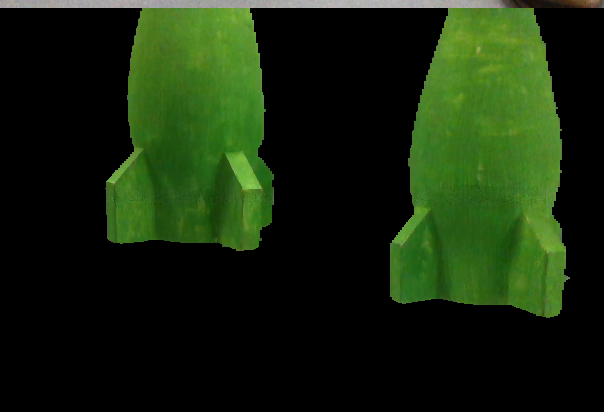
#> input picture tutorial_pkg/scripts/Testgreen.png, 604 x 412 px
$ python test_script.py
#> lines starting #> are read from the running program, lines starting #| are printed output that depends on the picture; after the words box and inside, x2 and y2 are one past the last pixel; in counts of white or black regions, pixels touching at a corner belong together
import cv2
import numpy as np

# Charger l'image
image = cv2.imread('Testgreen.png')
#> image is the input picture: shape (412, 604, 3); mean B, G, R 12.3, 38.4, 22.1

# Convertir l'image en HSV
hsv_image = cv2.cvtColor(image, cv2.COLOR_BGR2HSV)
#> hsv_image: shape (412, 604, 3); mean H, S, V 16, 57.6, 38.4

# Définir la plage de couleur verte en HSV
lower_green = np.array([35, 50, 50])  # Valeur min pour le vert
upper_green = np.array([85, 255, 255])  # Valeur max pour le vert

# Créer un masque pour les pixels verts
mask_green = cv2.inRange(hsv_image, lower_green, upper_green)
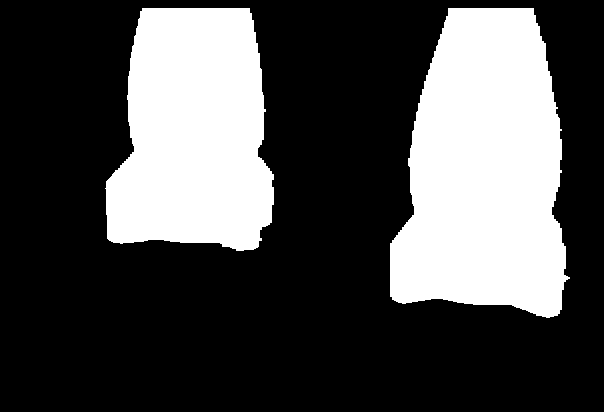
#> mask_green: shape (412, 604); 30.3% white; 2 white regions, box (x1, y1, x2, y2) and area: (390, 8, 570, 318) 42412, (105, 8, 274, 251) 32997

# Appliquer des transformations morphologiques pour améliorer le masque (optionnel)
kernel = np.ones((5, 5), np.uint8)
mask_green = cv2.dilate(mask_green, kernel, iterations=2)  # Dilatation pour relier les objets proches
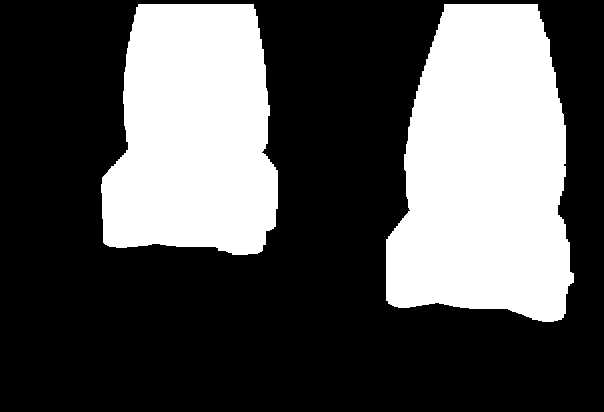
#> mask_green: shape (412, 604); 33.4% white; 2 white regions, box (x1, y1, x2, y2) and area: (386, 4, 574, 322) 46618, (101, 4, 278, 255) 36537
mask_green = cv2.erode(mask_green, kernel, iterations=1)  # Érosion pour supprimer les petites taches
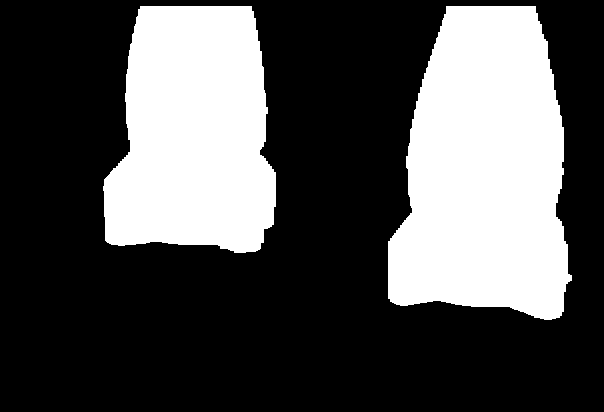
#> mask_green: shape (412, 604); 31.9% white; 2 white regions

# Trouver les contours dans le masque
contours, _ = cv2.findContours(mask_green, cv2.RETR_EXTERNAL, cv2.CHAIN_APPROX_SIMPLE)
#> contours = 2 contours; box (x1, y1, x2, y2) and area: (388, 6, 572, 320) 44066, (103, 6, 276, 253) 34381

# Compter le nombre d'objets détectés
num_objects = len(contours)
#> num_objects = 2

print(f"Nombre d'objets détectés : {num_objects}")
#| Nombre d'objets détectés : 2

# Optionnel: dessiner les contours sur l'image d'origine pour visualiser les objets détectés
image_with_contours = image.copy()
cv2.drawContours(image_with_contours, contours, -1, (0, 255, 0), 3)  # Dessiner les contours en vert
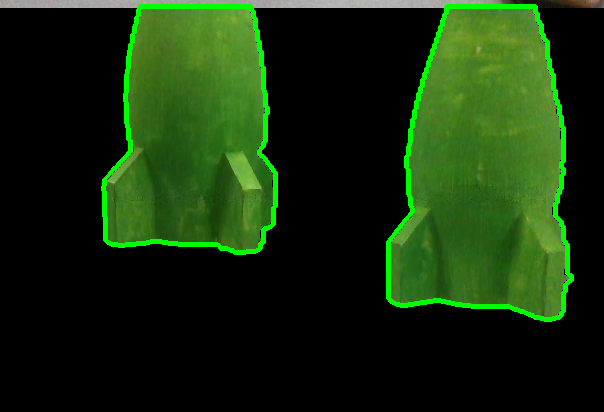
#> image_with_contours: shape (412, 604, 3); 3.31% of pixels changed, all inside (x1, y1, x2, y2) = (101, 4, 574, 322)

# Afficher l'image avec les contours
cv2.imshow("Contours détectés", image_with_contours)
cv2.waitKey(0)
cv2.destroyAllWindows()
